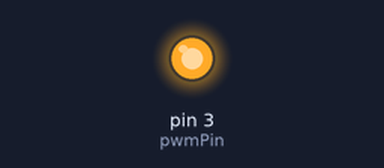
The sketch below on a simulated Arduino Uno, built with avr-gcc and run on an emulated ATmega328P. On the bench: output pins drawn as LEDs (lit = HIGH).

Above: at 0.1 s.
Timing chart, 0 to 1.6 s (numbered marks = the images above):
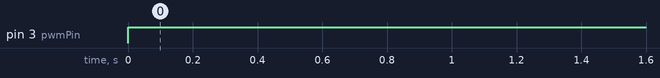

The sketch:

hardwareTest_flatPWM.ino
```cpp
const int pwmPin = 3;


void setup() {
  // put your setup code here, to run once:

}

void loop() {
  // put your main code here, to run repeatedly:
  analogWrite(pwmPin, 255);
}
```

Measured:
- by itself, pin 3 (pwmPin): LOW → HIGH at 0.00 s
